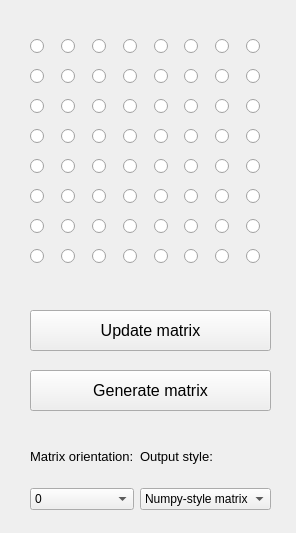
<?xml version="1.0" encoding="UTF-8"?>
<ui version="4.0">
 <class>Form</class>
 <widget class="QWidget" name="Form">
  <property name="geometry">
   <rect>
    <x>0</x>
    <y>0</y>
    <width>296</width>
    <height>533</height>
   </rect>
  </property>
  <property name="windowTitle">
   <string>MAX7219 LED Matrix - Raspberry Pi</string>
  </property>
  <property name="windowIcon">
   <iconset>
    <normaloff>icon.ico</normaloff>icon.ico</iconset>
  </property>
  <widget class="QWidget" name="gridLayoutWidget">
   <property name="geometry">
    <rect>
     <x>30</x>
     <y>30</y>
     <width>241</width>
     <height>251</height>
    </rect>
   </property>
   <layout class="QGridLayout" name="gridLayout">
    <item row="0" column="0">
     <widget class="QRadioButton" name="radioButton_1">
      <property name="text">
       <string/>
      </property>
      <property name="autoExclusive">
       <bool>false</bool>
      </property>
     </widget>
    </item>
    <item row="0" column="2">
     <widget class="QRadioButton" name="radioButton_3">
      <property name="text">
       <string/>
      </property>
      <property name="autoExclusive">
       <bool>false</bool>
      </property>
     </widget>
    </item>
    <item row="1" column="1">
     <widget class="QRadioButton" name="radioButton_10">
      <property name="text">
       <string/>
      </property>
      <property name="autoExclusive">
       <bool>false</bool>
      </property>
     </widget>
    </item>
    <item row="0" column="1">
     <widget class="QRadioButton" name="radioButton_2">
      <property name="text">
       <string/>
      </property>
      <property name="autoExclusive">
       <bool>false</bool>
      </property>
     </widget>
    </item>
    <item row="1" column="0">
     <widget class="QRadioButton" name="radioButton_9">
      <property name="text">
       <string/>
      </property>
      <property name="autoExclusive">
       <bool>false</bool>
      </property>
     </widget>
    </item>
    <item row="0" column="7">
     <widget class="QRadioButton" name="radioButton_8">
      <property name="text">
       <string/>
      </property>
      <property name="autoExclusive">
       <bool>false</bool>
      </property>
     </widget>
    </item>
    <item row="1" column="3">
     <widget class="QRadioButton" name="radioButton_12">
      <property name="text">
       <string/>
      </property>
      <property name="autoExclusive">
       <bool>false</bool>
      </property>
     </widget>
    </item>
    <item row="1" column="2">
     <widget class="QRadioButton" name="radioButton_11">
      <property name="text">
       <string/>
      </property>
      <property name="autoExclusive">
       <bool>false</bool>
      </property>
     </widget>
    </item>
    <item row="1" column="4">
     <widget class="QRadioButton" name="radioButton_13">
      <property name="text">
       <string/>
      </property>
      <property name="autoExclusive">
       <bool>false</bool>
      </property>
     </widget>
    </item>
    <item row="1" column="7">
     <widget class="QRadioButton" name="radioButton_16">
      <property name="text">
       <string/>
      </property>
      <property name="autoExclusive">
       <bool>false</bool>
      </property>
     </widget>
    </item>
    <item row="1" column="5">
     <widget class="QRadioButton" name="radioButton_14">
      <property name="text">
       <string/>
      </property>
      <property name="autoExclusive">
       <bool>false</bool>
      </property>
     </widget>
    </item>
    <item row="2" column="1">
     <widget class="QRadioButton" name="radioButton_18">
      <property name="text">
       <string/>
      </property>
      <property name="autoExclusive">
       <bool>false</bool>
      </property>
     </widget>
    </item>
    <item row="2" column="4">
     <widget class="QRadioButton" name="radioButton_21">
      <property name="text">
       <string/>
      </property>
      <property name="autoExclusive">
       <bool>false</bool>
      </property>
     </widget>
    </item>
    <item row="1" column="6">
     <widget class="QRadioButton" name="radioButton_15">
      <property name="text">
       <string/>
      </property>
      <property name="autoExclusive">
       <bool>false</bool>
      </property>
     </widget>
    </item>
    <item row="2" column="0">
     <widget class="QRadioButton" name="radioButton_17">
      <property name="text">
       <string/>
      </property>
      <property name="autoExclusive">
       <bool>false</bool>
      </property>
     </widget>
    </item>
    <item row="2" column="2">
     <widget class="QRadioButton" name="radioButton_19">
      <property name="text">
       <string/>
      </property>
      <property name="autoExclusive">
       <bool>false</bool>
      </property>
     </widget>
    </item>
    <item row="2" column="3">
     <widget class="QRadioButton" name="radioButton_20">
      <property name="text">
       <string/>
      </property>
      <property name="autoExclusive">
       <bool>false</bool>
      </property>
     </widget>
    </item>
    <item row="2" column="6">
     <widget class="QRadioButton" name="radioButton_23">
      <property name="text">
       <string/>
      </property>
      <property name="autoExclusive">
       <bool>false</bool>
      </property>
     </widget>
    </item>
    <item row="3" column="3">
     <widget class="QRadioButton" name="radioButton_28">
      <property name="text">
       <string/>
      </property>
      <property name="autoExclusive">
       <bool>false</bool>
      </property>
     </widget>
    </item>
    <item row="3" column="6">
     <widget class="QRadioButton" name="radioButton_31">
      <property name="text">
       <string/>
      </property>
      <property name="autoExclusive">
       <bool>false</bool>
      </property>
     </widget>
    </item>
    <item row="3" column="1">
     <widget class="QRadioButton" name="radioButton_26">
      <property name="text">
       <string/>
      </property>
      <property name="autoExclusive">
       <bool>false</bool>
      </property>
     </widget>
    </item>
    <item row="3" column="2">
     <widget class="QRadioButton" name="radioButton_27">
      <property name="text">
       <string/>
      </property>
      <property name="autoExclusive">
       <bool>false</bool>
      </property>
     </widget>
    </item>
    <item row="2" column="5">
     <widget class="QRadioButton" name="radioButton_22">
      <property name="text">
       <string/>
      </property>
      <property name="autoExclusive">
       <bool>false</bool>
      </property>
     </widget>
    </item>
    <item row="3" column="4">
     <widget class="QRadioButton" name="radioButton_29">
      <property name="text">
       <string/>
      </property>
      <property name="autoExclusive">
       <bool>false</bool>
      </property>
     </widget>
    </item>
    <item row="3" column="5">
     <widget class="QRadioButton" name="radioButton_30">
      <property name="text">
       <string/>
      </property>
      <property name="autoExclusive">
       <bool>false</bool>
      </property>
     </widget>
    </item>
    <item row="3" column="0">
     <widget class="QRadioButton" name="radioButton_25">
      <property name="text">
       <string/>
      </property>
      <property name="autoExclusive">
       <bool>false</bool>
      </property>
     </widget>
    </item>
    <item row="2" column="7">
     <widget class="QRadioButton" name="radioButton_24">
      <property name="text">
       <string/>
      </property>
      <property name="autoExclusive">
       <bool>false</bool>
      </property>
     </widget>
    </item>
    <item row="4" column="0">
     <widget class="QRadioButton" name="radioButton_33">
      <property name="text">
       <string/>
      </property>
      <property name="autoExclusive">
       <bool>false</bool>
      </property>
     </widget>
    </item>
    <item row="0" column="4">
     <widget class="QRadioButton" name="radioButton_5">
      <property name="text">
       <string/>
      </property>
      <property name="autoExclusive">
       <bool>false</bool>
      </property>
     </widget>
    </item>
    <item row="0" column="3">
     <widget class="QRadioButton" name="radioButton_4">
      <property name="text">
       <string/>
      </property>
      <property name="autoExclusive">
       <bool>false</bool>
      </property>
     </widget>
    </item>
    <item row="3" column="7">
     <widget class="QRadioButton" name="radioButton_32">
      <property name="text">
       <string/>
      </property>
      <property name="autoExclusive">
       <bool>false</bool>
      </property>
     </widget>
    </item>
    <item row="4" column="1">
     <widget class="QRadioButton" name="radioButton_34">
      <property name="text">
       <string/>
      </property>
      <property name="autoExclusive">
       <bool>false</bool>
      </property>
     </widget>
    </item>
    <item row="0" column="6">
     <widget class="QRadioButton" name="radioButton_7">
      <property name="text">
       <string/>
      </property>
      <property name="autoExclusive">
       <bool>false</bool>
      </property>
     </widget>
    </item>
    <item row="0" column="5">
     <widget class="QRadioButton" name="radioButton_6">
      <property name="text">
       <string/>
      </property>
      <property name="autoExclusive">
       <bool>false</bool>
      </property>
     </widget>
    </item>
    <item row="4" column="3">
     <widget class="QRadioButton" name="radioButton_36">
      <property name="text">
       <string/>
      </property>
      <property name="autoExclusive">
       <bool>false</bool>
      </property>
     </widget>
    </item>
    <item row="4" column="2">
     <widget class="QRadioButton" name="radioButton_35">
      <property name="text">
       <string/>
      </property>
      <property name="autoExclusive">
       <bool>false</bool>
      </property>
     </widget>
    </item>
    <item row="4" column="6">
     <widget class="QRadioButton" name="radioButton_39">
      <property name="text">
       <string/>
      </property>
      <property name="autoExclusive">
       <bool>false</bool>
      </property>
     </widget>
    </item>
    <item row="4" column="7">
     <widget class="QRadioButton" name="radioButton_40">
      <property name="text">
       <string/>
      </property>
      <property name="autoExclusive">
       <bool>false</bool>
      </property>
     </widget>
    </item>
    <item row="4" column="4">
     <widget class="QRadioButton" name="radioButton_37">
      <property name="text">
       <string/>
      </property>
      <property name="autoExclusive">
       <bool>false</bool>
      </property>
     </widget>
    </item>
    <item row="4" column="5">
     <widget class="QRadioButton" name="radioButton_38">
      <property name="text">
       <string/>
      </property>
      <property name="autoExclusive">
       <bool>false</bool>
      </property>
     </widget>
    </item>
    <item row="5" column="3">
     <widget class="QRadioButton" name="radioButton_44">
      <property name="text">
       <string/>
      </property>
      <property name="autoExclusive">
       <bool>false</bool>
      </property>
     </widget>
    </item>
    <item row="5" column="0">
     <widget class="QRadioButton" name="radioButton_41">
      <property name="text">
       <string/>
      </property>
      <property name="autoExclusive">
       <bool>false</bool>
      </property>
     </widget>
    </item>
    <item row="5" column="2">
     <widget class="QRadioButton" name="radioButton_43">
      <property name="text">
       <string/>
      </property>
      <property name="autoExclusive">
       <bool>false</bool>
      </property>
     </widget>
    </item>
    <item row="5" column="1">
     <widget class="QRadioButton" name="radioButton_42">
      <property name="text">
       <string/>
      </property>
      <property name="autoExclusive">
       <bool>false</bool>
      </property>
     </widget>
    </item>
    <item row="5" column="4">
     <widget class="QRadioButton" name="radioButton_45">
      <property name="text">
       <string/>
      </property>
      <property name="autoExclusive">
       <bool>false</bool>
      </property>
     </widget>
    </item>
    <item row="5" column="5">
     <widget class="QRadioButton" name="radioButton_46">
      <property name="text">
       <string/>
      </property>
      <property name="autoExclusive">
       <bool>false</bool>
      </property>
     </widget>
    </item>
    <item row="6" column="0">
     <widget class="QRadioButton" name="radioButton_49">
      <property name="text">
       <string/>
      </property>
      <property name="autoExclusive">
       <bool>false</bool>
      </property>
     </widget>
    </item>
    <item row="5" column="6">
     <widget class="QRadioButton" name="radioButton_47">
      <property name="text">
       <string/>
      </property>
      <property name="autoExclusive">
       <bool>false</bool>
      </property>
     </widget>
    </item>
    <item row="5" column="7">
     <widget class="QRadioButton" name="radioButton_48">
      <property name="text">
       <string/>
      </property>
      <property name="autoExclusive">
       <bool>false</bool>
      </property>
     </widget>
    </item>
    <item row="6" column="2">
     <widget class="QRadioButton" name="radioButton_51">
      <property name="text">
       <string/>
      </property>
      <property name="autoExclusive">
       <bool>false</bool>
      </property>
     </widget>
    </item>
    <item row="6" column="1">
     <widget class="QRadioButton" name="radioButton_50">
      <property name="text">
       <string/>
      </property>
      <property name="autoExclusive">
       <bool>false</bool>
      </property>
     </widget>
    </item>
    <item row="6" column="6">
     <widget class="QRadioButton" name="radioButton_55">
      <property name="text">
       <string/>
      </property>
      <property name="autoExclusive">
       <bool>false</bool>
      </property>
     </widget>
    </item>
    <item row="6" column="3">
     <widget class="QRadioButton" name="radioButton_52">
      <property name="text">
       <string/>
      </property>
      <property name="autoExclusive">
       <bool>false</bool>
      </property>
     </widget>
    </item>
    <item row="6" column="4">
     <widget class="QRadioButton" name="radioButton_53">
      <property name="text">
       <string/>
      </property>
      <property name="autoExclusive">
       <bool>false</bool>
      </property>
     </widget>
    </item>
    <item row="6" column="5">
     <widget class="QRadioButton" name="radioButton_54">
      <property name="text">
       <string/>
      </property>
      <property name="autoExclusive">
       <bool>false</bool>
      </property>
     </widget>
    </item>
    <item row="6" column="7">
     <widget class="QRadioButton" name="radioButton_56">
      <property name="text">
       <string/>
      </property>
      <property name="autoExclusive">
       <bool>false</bool>
      </property>
     </widget>
    </item>
    <item row="7" column="0">
     <widget class="QRadioButton" name="radioButton_57">
      <property name="text">
       <string/>
      </property>
      <property name="autoExclusive">
       <bool>false</bool>
      </property>
     </widget>
    </item>
    <item row="7" column="1">
     <widget class="QRadioButton" name="radioButton_58">
      <property name="text">
       <string/>
      </property>
      <property name="autoExclusive">
       <bool>false</bool>
      </property>
     </widget>
    </item>
    <item row="7" column="2">
     <widget class="QRadioButton" name="radioButton_59">
      <property name="text">
       <string/>
      </property>
      <property name="autoExclusive">
       <bool>false</bool>
      </property>
     </widget>
    </item>
    <item row="7" column="3">
     <widget class="QRadioButton" name="radioButton_60">
      <property name="text">
       <string/>
      </property>
      <property name="autoExclusive">
       <bool>false</bool>
      </property>
     </widget>
    </item>
    <item row="7" column="4">
     <widget class="QRadioButton" name="radioButton_61">
      <property name="text">
       <string/>
      </property>
      <property name="autoExclusive">
       <bool>false</bool>
      </property>
     </widget>
    </item>
    <item row="7" column="5">
     <widget class="QRadioButton" name="radioButton_62">
      <property name="text">
       <string/>
      </property>
      <property name="autoExclusive">
       <bool>false</bool>
      </property>
     </widget>
    </item>
    <item row="7" column="6">
     <widget class="QRadioButton" name="radioButton_63">
      <property name="text">
       <string/>
      </property>
      <property name="autoExclusive">
       <bool>false</bool>
      </property>
     </widget>
    </item>
    <item row="7" column="7">
     <widget class="QRadioButton" name="radioButton_64">
      <property name="text">
       <string/>
      </property>
      <property name="autoExclusive">
       <bool>false</bool>
      </property>
     </widget>
    </item>
   </layout>
  </widget>
  <widget class="QPushButton" name="pushButton">
   <property name="geometry">
    <rect>
     <x>30</x>
     <y>310</y>
     <width>241</width>
     <height>41</height>
    </rect>
   </property>
   <property name="font">
    <font>
     <pointsize>12</pointsize>
    </font>
   </property>
   <property name="text">
    <string>Update matrix</string>
   </property>
  </widget>
  <widget class="QPushButton" name="pushButton_2">
   <property name="geometry">
    <rect>
     <x>30</x>
     <y>370</y>
     <width>241</width>
     <height>41</height>
    </rect>
   </property>
   <property name="font">
    <font>
     <pointsize>12</pointsize>
    </font>
   </property>
   <property name="text">
    <string>Generate matrix</string>
   </property>
  </widget>
  <widget class="QWidget" name="gridLayoutWidget_2">
   <property name="geometry">
    <rect>
     <x>30</x>
     <y>430</y>
     <width>241</width>
     <height>80</height>
    </rect>
   </property>
   <layout class="QGridLayout" name="gridLayout_2">
    <item row="1" column="0">
     <layout class="QHBoxLayout" name="horizontalLayout">
      <item>
       <widget class="QComboBox" name="comboBox">
        <item>
         <property name="text">
          <string>0</string>
         </property>
        </item>
        <item>
         <property name="text">
          <string>90</string>
         </property>
        </item>
        <item>
         <property name="text">
          <string>180</string>
         </property>
        </item>
        <item>
         <property name="text">
          <string>270</string>
         </property>
        </item>
       </widget>
      </item>
     </layout>
    </item>
    <item row="0" column="0">
     <widget class="QLabel" name="label">
      <property name="font">
       <font>
        <pointsize>10</pointsize>
        <weight>50</weight>
        <bold>false</bold>
       </font>
      </property>
      <property name="text">
       <string>Matrix orientation:</string>
      </property>
     </widget>
    </item>
    <item row="0" column="1">
     <widget class="QLabel" name="label_2">
      <property name="font">
       <font>
        <pointsize>10</pointsize>
        <weight>50</weight>
        <bold>false</bold>
       </font>
      </property>
      <property name="text">
       <string>Output style:</string>
      </property>
     </widget>
    </item>
    <item row="1" column="1">
     <widget class="QComboBox" name="comboBox_2">
      <item>
       <property name="text">
        <string>Numpy-style matrix</string>
       </property>
      </item>
      <item>
       <property name="text">
        <string>Binary</string>
       </property>
      </item>
     </widget>
    </item>
   </layout>
  </widget>
  <zorder>gridLayoutWidget</zorder>
  <zorder>pushButton</zorder>
  <zorder>pushButton_2</zorder>
  <zorder>radioButton_67</zorder>
  <zorder>gridLayoutWidget_2</zorder>
 </widget>
 <resources>
 </resources>
 <connections/>
</ui>
